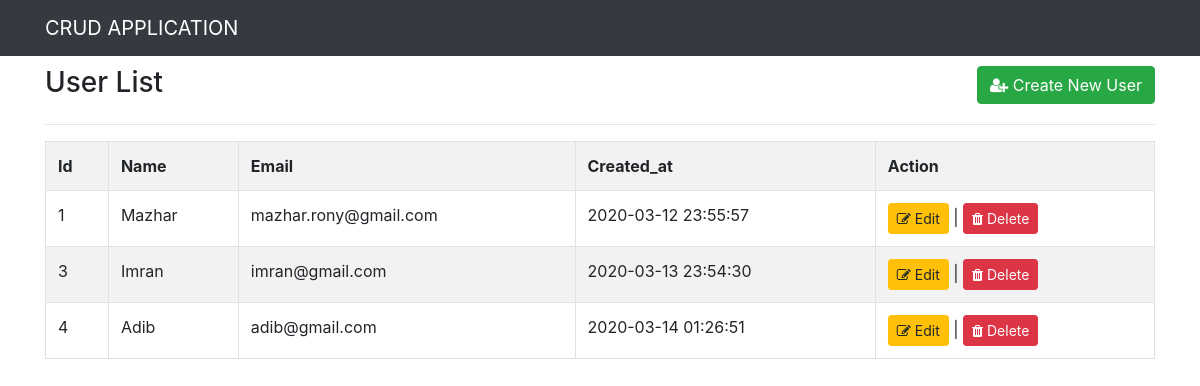
The app's page /index.php/user with its own data.
### tables this page shows
CREATE TABLE `users` (
  `user_id` int(11) NOT NULL AUTO_INCREMENT,
  `name` varchar(50) DEFAULT NULL,
  `email` varchar(50) DEFAULT NULL,
  `created_at` datetime DEFAULT NULL,
  PRIMARY KEY (`user_id`)
);

### application/controllers/User.php (called while the page is built, shortened)
<?php
class User extends CI_Controller {
    public function __construct()
    {
        $this->load->model('User_model');
    }
    public function index()
    {
        $users = $this->User_model->get_user_list();
        $data = array();
        $data['users'] = $users;
        $this->load->view('list', $data);
    }
}

### index.php (called while the page is built, shortened)
<?php
require_once BASEPATH.'core/CodeIgniter.php';

### application/models/User_model.php (called while the page is built, shortened)
<?php
class User_model extends CI_Model {
    public function get_user_list()
    {
        $users = $this->db->get('users')->result_array();
        return $users;
    }
}
?>

### application/views/list.php (the view, shortened to what this page needs)
<!DOCTYPE html>
<html lang="en">
<head>
    <link rel="stylesheet" href="https://cdnjs.cloudflare.com/ajax/libs/font-awesome/4.7.0/css/font-awesome.min.css">
    <link rel="stylesheet" href="https://maxcdn.bootstrapcdn.com/bootstrap/4.4.1/css/bootstrap.min.css">
</head>
<body>
<div class="navbar navbar-dark bg-dark">
    <div class="container">
        <a href="#" class="navbar-brand">CRUD APPLICATION</a>
    </div>
</div>
<div class="container" style="padding-top: 10px;">
    <div class="row">
        <div class="col-md-6"><h3>User List</h3></div>
        <div class="col-md-6">
            <a href="<?php echo base_url();?>user/create" class="btn btn-success pull-right"><i class="fa fa-user-plus" aria-hidden="true"></i> Create New User</a>
        </div>
    </div>
    <hr>
    <div class="row">
        <div class="col-md-12">
            <table class="table table-striped table-bordered">
                <tr>
                    <th>Id</th>
                    <th>Name</th>
                    <th>Email</th>
                    <th>Created_at</th>
                    <th>Action</th>
                </tr>
                <?php if(!empty($users)) { foreach($users as $user) { ?>
                <tr>
                    <td><?php echo $user['user_id']?></td>
                    <td><?php echo $user['name']?></td>
                    <td><?php echo $user['email']?></td>
                    <td><?php echo $user['created_at']?></td>
                    <td><a href="<?php echo base_url().'user/edit/'.$user['user_id']?>" class="btn btn-warning btn-sm"><i class="fa fa-edit"></i> Edit</a> |
                        <a href="<?php echo base_url().'user/delete/'.$user['user_id']?>" class="btn btn-danger btn-sm"><i class="fa fa-trash"></i> Delete</a>
                    </td>
                </tr>
                <?php } } else { ?>
                <tr>
                    <td colspan="5">Record not found.</td>
                </tr>
                <?php } ?>
            </table>
        </div>
    </div>
</div>
</body>
</html>

### records on screen
users: user_id "1", name "Mazhar", email "mazhar.rony@gmail.com", created_at "2020-03-12 23:55:57"
users: user_id "3", name "Imran", email "imran@gmail.com", created_at "2020-03-13 23:54:30"
users: user_id "4", name "Adib", email "adib@gmail.com", created_at "2020-03-14 01:26:51"
